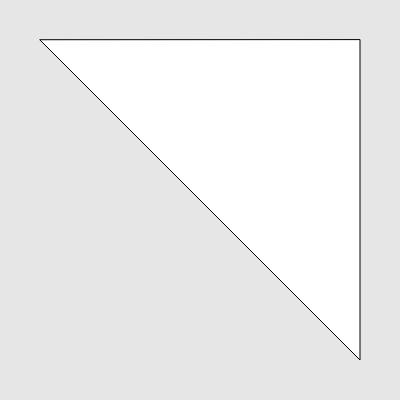
Frame 1 (no input)
Frame 60 (no input): identical to frame 1, image omitted
Frame 120 (the mouse pressed at the canvas centre since frame 60): identical to frame 1, image omitted

The p5.js sketch that drew this single still picture (run headless with seeded random() and noise() and a simulated clock; from frame 60 on, the mouse is pressed at the canvas centre):

// p5.js sketch
// ── sketch.js
/* 
Copyright 2023 Stevan Dedovic

Permission is hereby granted, free of charge, to any person obtaining a copy of this software and associated documentation files (the “Software”), to deal in the Software without restriction, including without limitation the rights to use, copy, modify, merge, publish, distribute, sublicense, and/or sell copies of the Software, and to permit persons to whom the Software is furnished to do so, subject to the following conditions:

The above copyright notice and this permission notice shall be included in all copies or substantial portions of the Software.

THE SOFTWARE IS PROVIDED “AS IS”, WITHOUT WARRANTY OF ANY KIND, EXPRESS OR IMPLIED, INCLUDING BUT NOT LIMITED TO THE WARRANTIES OF MERCHANTABILITY, FITNESS FOR A PARTICULAR PURPOSE AND NONINFRINGEMENT. IN NO EVENT SHALL THE AUTHORS OR COPYRIGHT HOLDERS BE LIABLE FOR ANY CLAIM, DAMAGES OR OTHER LIABILITY, WHETHER IN AN ACTION OF CONTRACT, TORT OR OTHERWISE, ARISING FROM, OUT OF OR IN CONNECTION WITH THE SOFTWARE OR THE USE OR OTHER DEALINGS IN THE SOFTWARE.
*/

function setup() {
  colorMode(HSB, 360, 100, 100, 1.0);
  createCanvas(400, 400);
}

// Converts the normalised canvas coordinate [0, 1] to pixel coord [0, width]
function w(val) {
  return val * width;
}

// Converts the normalised canvas coordinate [0, 1] to pixel coord [0, height]
function h(val) {
  return val * height;
}


function draw() {
  background(0, 0, 90);
  
  triangle(
    w(0.1), h(0.1),
    w(0.9), h(0.9),
    w(0.9), h(0.1)
  );
}
